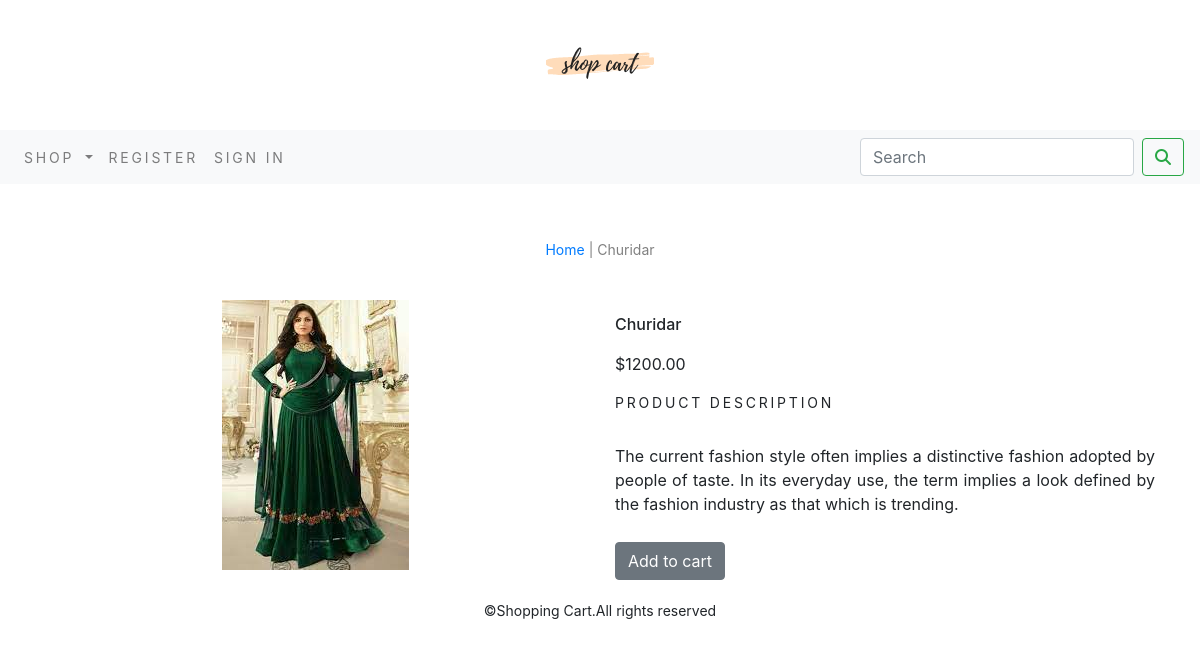
/ecommerce/women-wear/churidar/, run on the app's committed database.
### ecommerce/models.py (models this page shows, shortened)
class product(models.Model):
    name = models.CharField(max_length=100, unique=True)
    slug = models.SlugField(max_length=100, unique=True)
    desc = models.TextField(blank=True)
    image =models.ImageField(upload_to='product')
    category=models.ForeignKey(category,on_delete=models.CASCADE)
    price=models.DecimalField(max_digits=10,decimal_places=2)
    stock=models.IntegerField()
    available=models.BooleanField(default=True)
    created=models.DateTimeField(auto_now=True)
    updated=models.DateTimeField(auto_now=True)
    class Meta:
        ordering=('name',)
        verbose_name='product'
        verbose_name_plural='products'

### ecommerce/views.py (the view)
# urls.py: path('<slug:c_slug>/<slug:product_slug>/',views.proddetail,name="proddetail")
def proddetail(request, c_slug, product_slug):
    try:
        product1=product.objects.get(category__slug=c_slug,slug=product_slug)
    except Exception as e:
        raise e
    return render(request,'product.html',{'product':product1})

### cart/context_processors.py (called while the page is built)
def counter(request):
    item_count=0
    if 'admin' in request.path:
        return {}
    else:
        try:
            cart=Cart.objects.filter(cart_id=_cart_id(request))
            cart_items=cartitem.objects.all().filter(cart=cart[:1])
            for cart_item in cart_items:
                item_count +=cart_item.quantity
        except Cart.DoesNotExist:
            item_count=0
        return dict(item_count=item_count)

### cart/views.py (called while the page is built)
def _cart_id(request):
    cart=request.session.session_key
    if not cart:
        cart=request.session.create
    return cart

### ecommerce/context_processors.py (called while the page is built)
def menulink(request):
    links=category.objects.all()
    return dict(links=links)

### ecommerce/models.py (called while the page is built)
    def get_url(self):
            return reverse('ecommerce:probycat',args=[self.slug])

### template/product.html (shortened to what this page needs)
{% extends 'base.html' %}
{% load static %}
{% block content%}
<div class="row myproductrow">
    <div class="mx-auto">
        <p><a href="{% url 'ecommerce:allCat' %}">Home</a> | <a href="{{product.category.get_url}}"></a>{{product.name}}</p>
    </div>
    <div class="container">
        <br>
        <div class="row">
            <div class="col-12 col-sm-12 col-md-12 col-lg-6 text-center">
             <div style="min-width:18rem;">
            <img src="{{product.image.url}}" alt="{{product.name}}">
        </div>
    </div>
    <div class=" col-12 col-sm-12 col-md-12 col-lg-6">
        <div>
        <h1 class="myprodtitle">{{product.name}}</h1>
        <p>${{product.price}}</p>
        <p class="mytitle">product description</p>
        <p class="text-justify myprodtitle">{{product.desc}}</p>
        {% if product.stock <= 0 %}
        <p class="text-justify myprodtitle"><b>Out of stock</b></p>
        {% else %}
        <a class="btn btn-secondary" href="{% url 'cart:add_cart' product.id %}">Add to cart</a>
        {% endif %}
    </div>
</div>
</div>
</div>
</div>
{% endblock %}

### static/css/custom.css (style rules this page uses)
.mytitle { font-size:14px; text-decoration:none; letter-spacing:.2em; text-transform:uppercase; }
.myproductrow { padding-top:15px; padding-bottom:20px; }
.myproductrow .mx-auto { color:grey; font-size:14px; }
.myprodtitle { font-size:16px; text-transform:uppercase letter-spacing:.2em; padding-top:15px; padding-bottom:10px; }

### data on the page
product: name "Churidar", image (picture), price "1200.00", desc "The current fashion style often implies a distinctive fashion adopted by people of taste. In its everyday use, the term implies a look defined by the fashion industry as that which is trending."
